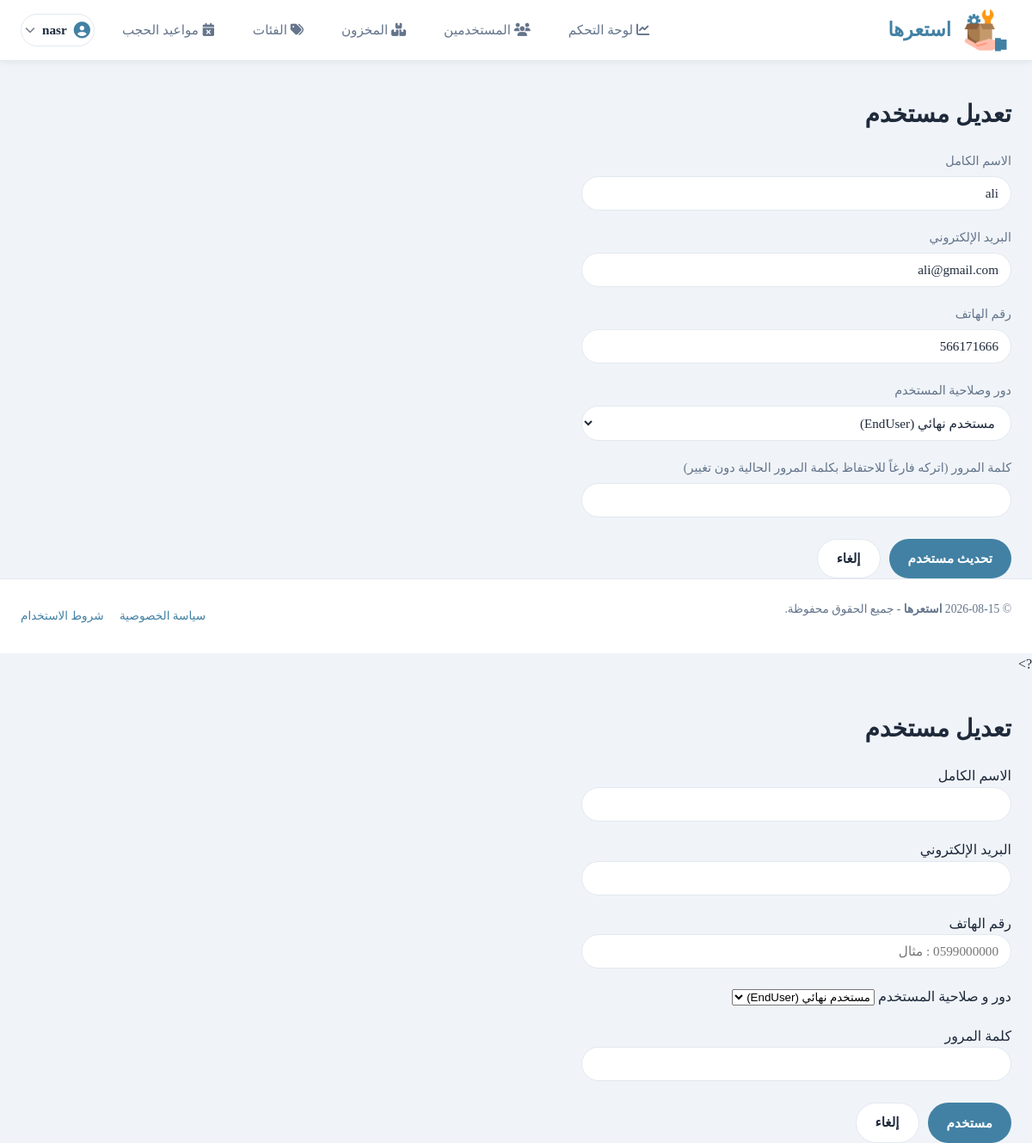
Page /Admin/user_form.php?id=2 (signed in) on the committed database.
### tables this page shows
CREATE TABLE `users` (
  `User_ID` int(11) NOT NULL,
  `FullName` varchar(200) NOT NULL,
  `Email` varchar(50) NOT NULL,
  `PhoneNumber` varchar(20) DEFAULT NULL,
  `Password` varchar(255) NOT NULL,
  `UserRole` varchar(10) NOT NULL,
  `CreateDate` date NOT NULL
);

### Admin/user_form.php (the view, shortened to what this page needs)
<?php
require_once __DIR__ . '\..\includes\auth.php';
$editing = false;
if (isset($_GET['id'])) {
    $editing = true;
    $stmt = $config->prepare("SELECT User_ID, FullName, Email, PhoneNumber, UserRole FROM users WHERE User_ID = ?");
    $stmt->bind_param("i", $_GET['id']);
    $stmt->execute();
    $user = $stmt->get_result()->fetch_assoc();
}
?>
<!DOCTYPE html>
<html lang="ar" dir="rtl">
<head>
    <link rel="stylesheet" href="\استعارة\assets\css\style.css">
</head>
<body>
<?php require_once __DIR__ . '\..\includes\header.php'; ?>
<main class="container" style="margin-top: 40px; text-align: right;">
    <h2><?= $editing ? 'تعديل' : 'إضافة' ?> مستخدم</h2>
    <form action="user_action.php" method="post" style="max-width: 500px; margin-top: 20px;">
        <div class="form-group">
            <label for="full_name" class="form-label">الاسم الكامل</label>
            <input type="text" id="full_name" name="full_name" class="form-control" required value="<?= htmlspecialchars($user['FullName'] ?? '') ?>">
        </div>
        <div class="form-group">
            <label for="email" class="form-label">البريد الإلكتروني</label>
            <input type="email" id="email" name="email" class="form-control" required value="<?= htmlspecialchars($user['Email'] ?? '') ?>">
        </div>
        <div class="form-group">
            <label for="phone" class="form-label">رقم الهاتف</label>
            <input type="text" id="phone" name="phone" class="form-control" placeholder="مثال: 0599000000" value="<?= htmlspecialchars($user['PhoneNumber'] ?? '') ?>">
        </div>
        <div class="form-group">
            <label for="user_role" class="form-label">دور وصلاحية المستخدم</label>
            <select id="user_role" name="user_role" class="form-control" required>
                <option value="EndUser" <?= ($user['UserRole'] ?? '') === 'EndUser' ? 'selected' : '' ?>>مستخدم نهائي (EndUser)</option>
            </select>
        </div>
        <div class="form-group">
            <label for="password" class="form-label">كلمة المرور <?= $editing ? '(اتركه فارغاً للاحتفاظ بكلمة المرور الحالية دون تغيير)' : '' ?></label>
            <input type="password" id="password" name="password" class="form-control" <?= $editing ? '' : 'required' ?>>
        </div>
        <div style="display: flex; gap: 10px; margin-top: 25px;">
            <button type="submit" class="btn btn-primary"><?= $editing ? 'تحديث' : 'إنشاء' ?> مستخدم</button>
            <a href="manage_users.php" class="btn btn-secondary">إلغاء</a>
        </div>
    </form>
</main>
<?php require_once __DIR__ . '/../includes/footer.php'; ?>
</body>
</html>
 <!DOCTYPE html>
 <html lang="ar" dir="rtl">
 <head>
    <link rel="stylesheet" href="\assets\css\style.css">
 </head>
 <body>
    <?php require_once __DIR__ . '\..\includes\header.php'; ?>
    <main class="container" style="margin-top: 40px; text-align: right;">
        <h2><?= $editing ? 'تعديل' : 'إضافة' ?> مستخدم</h2>
        <form action="user_action.php" method="POST" style="max-width: 500px; margin-top: 20px;">
            <div class="form-group">
                <label for="full_name" class="form-lable">الاسم الكامل</label>
                <input type="text" id="full_name" name="full_name" class="form-control" required value="<?php htmlspecialchars($user['FullName'] ?? '') ?>">
            </div>
             <div class="form-group">
                <label for="email" class="form-lable">البريد الإلكتروني</label>
                <input type="email" id="email" name="email" class="form-control" required value="<?php htmlspecialchars($user['Email'] ?? '') ?>">
            </div>
             <div class="form-group">
                <label for="phone" class="form-lable">رقم الهاتف</label>
                <input type="text" id="phone" name="phone" class="form-control" placeholder="0599000000 : مثال" value="<?php htmlspecialchars($user['PhoneNumber'] ?? '') ?>">
            </div>
             <div class="form-group">
                <label for="user_role" class="form-lable">دور و صلاحية المستخدم</label>
                <select name="user_role" id="user_role" class="form-controle" required>
                    <option value="EndUser" <?php ($user['UserRole'] ?? '') === 'EndUser' ? 'selected' : '' ?>>مستخدم نهائي (EndUser)</option>
                </select>
            </div>
             <div class="form-group">
                <label for="password" class="form-lable">كلمة المرور <?php $editing ?? '(اتركه فارغأ للاحتفاظ بكلمة المرور دون تغيير)' ?></label>
                <input type="text" id="full_name" name="full_name" class="form-control" required value="<?php htmlspecialchars($user['FullName'] ?? '') ?>">
            </div>
            <div style="display: flex; gap: 10px; margin-top: 25px;">
                <button type="submit" class="btn btn-primary"><?php $editing ? 'تحديث' : 'إنشاء' ?> مستخدم</button>
                <a href="manage_users.php" class="btn btn-secondary">إلغاء</a>
            </div>
        </form>
    </main>
    <?php require_once __DIR__ . '\..\includes\footer.php'; ?>
 </body>
 </html>

### assets/css/style.css (style rules this page uses)
* { margin: 0; padding: 0; box-sizing: border-box; }
body { font-family: 'Times New Roman', Times, serif; background-color: #f0f4f8; color: #1e293b; line-height: 1.6; min-height: 100vh; display: flex; flex-direction: column; overflow-x: hidden; }
.container { width: 100%; max-width: 1200px; margin: 0 auto; padding: 0 24px; }
main { flex: 1; padding: 40px 0; }
h1, h2, h3, h4, h5, h6 { font-weight: 700; color: #1e293b; margin-bottom: 0.5em; }
h2 { font-size: 1.75rem; }
a { color: #4281a4; text-decoration: none; transition: all 0.25s ease; }
.btn { display: inline-flex; align-items: center; justify-content: center; gap: 8px; font-family: inherit; font-size: 0.95rem; font-weight: 600; padding: 10px 22px; border-radius: 25px; border: none; cursor: pointer; transition: all 0.25s ease; text-decoration: none; }
.btn-primary { background-color: #4281a4; color: #ffffff; }
.btn-secondary { background-color: #ffffff; color: #1e293b; border: 1px solid #e2e8f0; }
.form-group { margin-bottom: 20px; }
.form-label { display: block; margin-bottom: 6px; font-size: 0.9rem; font-weight: 500; color: #64748b; }
.form-control { width: 100%; background-color: #ffffff; border: 1px solid #e2e8f0; border-radius: 20px; padding: 10px 14px; color: #1e293b; font-family: inherit; font-size: 0.95rem; transition: all 0.25s ease; }
select.form-control option { background-color: #ffffff; color: #1e293b; }
[dir="rtl"] body { font-family: 'Times New Roman', Times, serif; }

### rows in the picture
users: full_name "ali", email "ali@gmail.com", phone "566171666", user_role "مستخدم نهائي (EndUser)"

### other values in the picture
$_SESSION['FullName'] "nasr"
